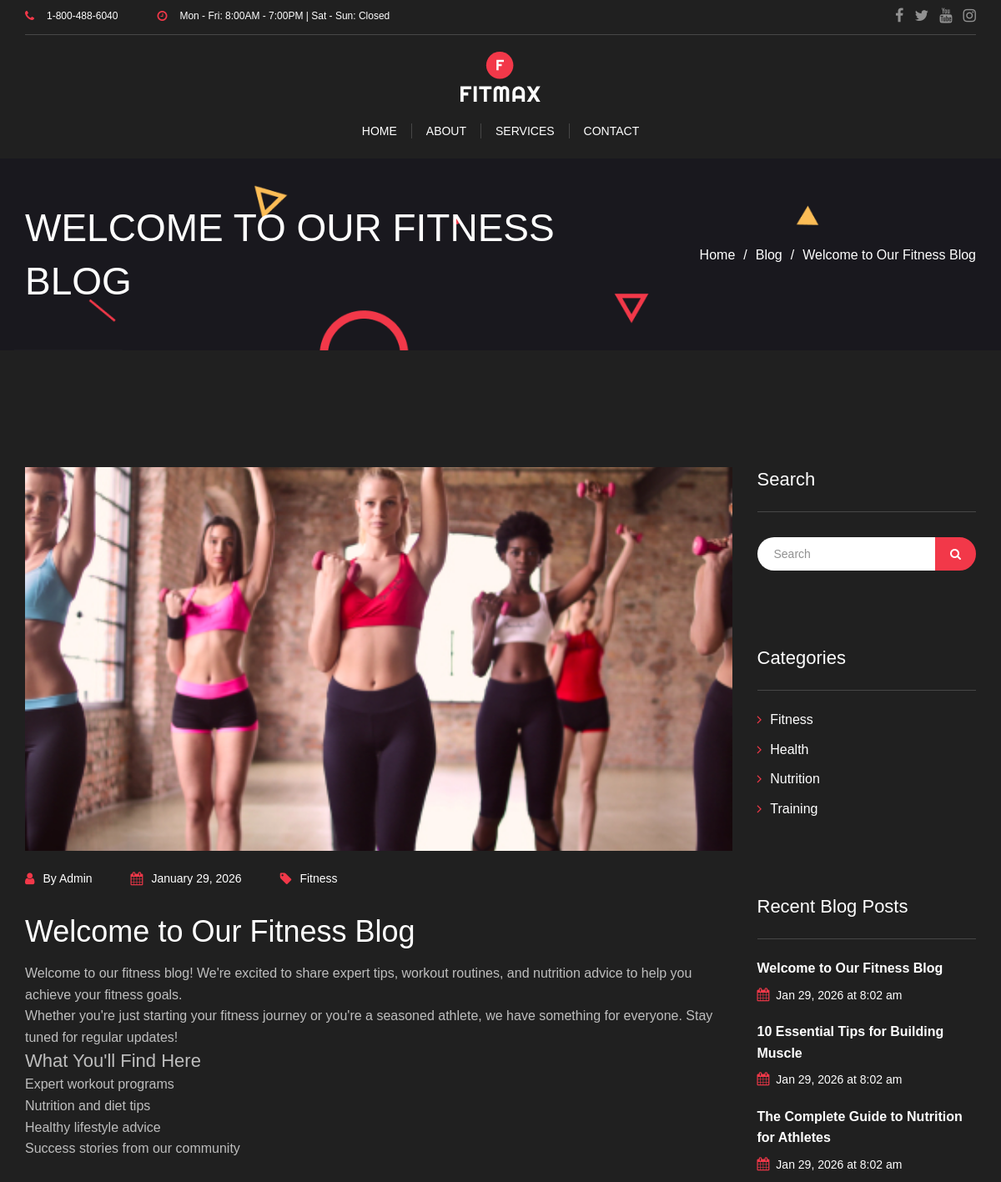
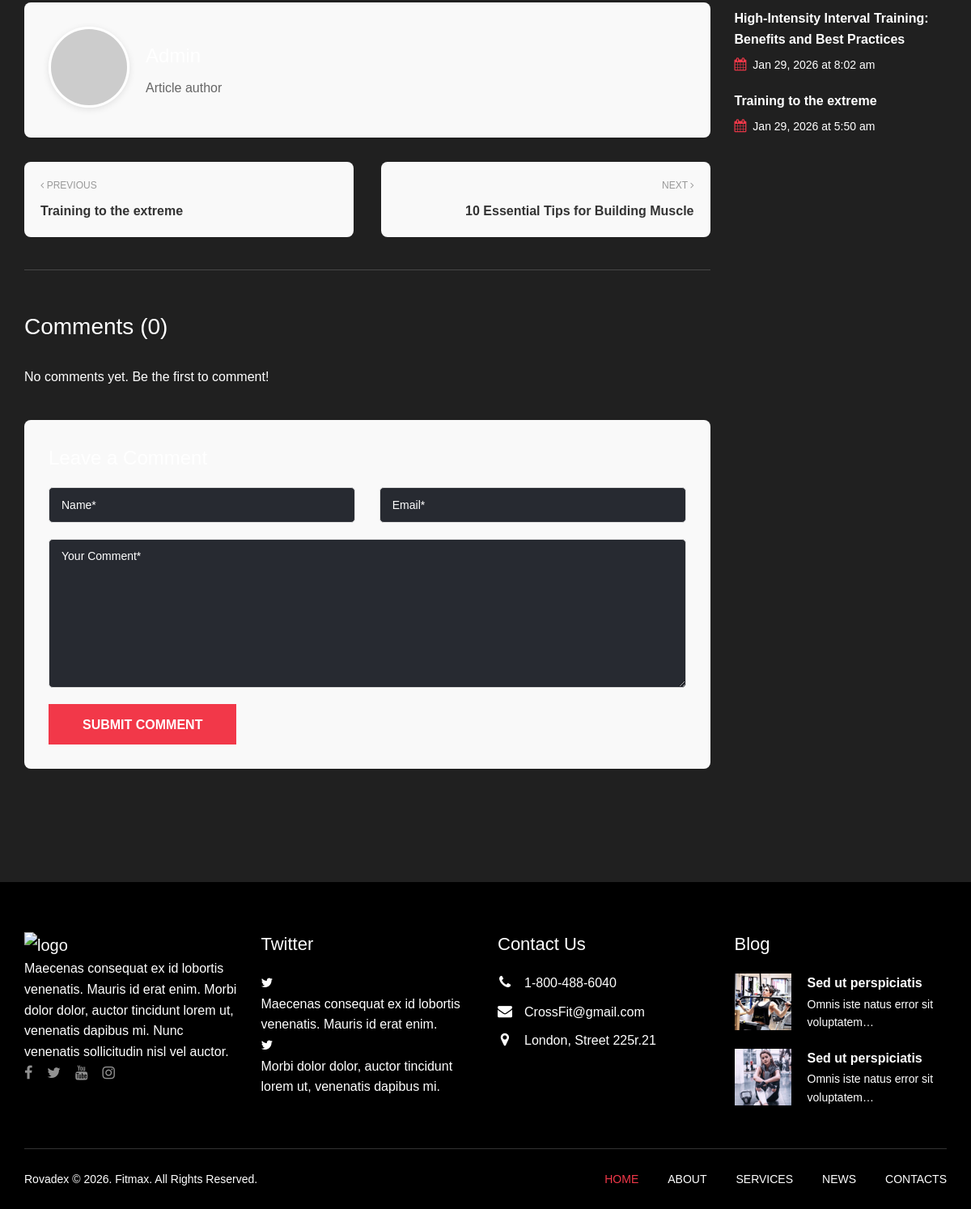
Page /blog/welcome-to-our-fitness-blog on the committed database (2 pictures, top to bottom).
### tables this page shows
CREATE TABLE posts (
            id INTEGER PRIMARY KEY AUTOINCREMENT,
            title TEXT NOT NULL,
            slug TEXT UNIQUE NOT NULL,
            content TEXT,
            excerpt TEXT,
            author TEXT,
            status TEXT DEFAULT 'draft',
            featured_image TEXT,
            created_at DATETIME DEFAULT CURRENT_TIMESTAMP,
            updated_at DATETIME DEFAULT CURRENT_TIMESTAMP,
            published_at DATETIME
        );

CREATE TABLE categories (
            id INTEGER PRIMARY KEY AUTOINCREMENT,
            name TEXT NOT NULL,
            slug TEXT UNIQUE NOT NULL,
            description TEXT
        );

### blog-functions.php (called while the page is built, shortened)
<?php
function get_post_by_slug($slug) {
    $db = get_db();
    $stmt = $db->prepare("SELECT * FROM posts WHERE slug = :slug");
    $stmt->execute([':slug' => $slug]);
    $post = $stmt->fetch();
    if ($post) {
        $post['categories'] = get_post_categories($post['id']);
        $post['tags'] = get_post_tags($post['id']);
    }
    return $post;
}
function get_posts($options = []) {
    $db = get_db();
    $status = $options['status'] ?? null;
    $limit = $options['limit'] ?? 10;
    $offset = $options['offset'] ?? 0;
    $order_by = $options['order_by'] ?? 'published_at';
    $order_dir = $options['order_dir'] ?? 'DESC';
    $query = "SELECT * FROM posts";
    $params = [];
    if ($status) {
        $query .= " WHERE status = :status";
        $params[':status'] = $status;
    }
    $query .= " ORDER BY $order_by $order_dir LIMIT :limit OFFSET :offset";
    $stmt = $db->prepare($query);
    foreach ($params as $key => $value) {
        $stmt->bindValue($key, $value);
    }
    $stmt->bindValue(':limit', (int)$limit, PDO::PARAM_INT);
    $stmt->bindValue(':offset', (int)$offset, PDO::PARAM_INT);
    $stmt->execute();
    $posts = $stmt->fetchAll();
    foreach ($posts as &$post) {
        $post['categories'] = get_post_categories($post['id']);
        $post['tags'] = get_post_tags($post['id']);
    }
    return $posts;
}
function get_all_categories() {
    $db = get_db();
    $stmt = $db->query("SELECT * FROM categories ORDER BY name");
    return $stmt->fetchAll();
}
function get_post_categories($post_id) {
    $db = get_db();
    $stmt = $db->prepare("
        SELECT c.* FROM categories c
        INNER JOIN post_categories pc ON c.id = pc.category_id
        WHERE pc.post_id = :post_id
    ");
    $stmt->execute([':post_id' => $post_id]);
    return $stmt->fetchAll();
}
function get_post_tags($post_id) {
    $db = get_db();
    $stmt = $db->prepare("
        SELECT t.* FROM tags t
        INNER JOIN post_tags pt ON t.id = pt.tag_id
        WHERE pt.post_id = :post_id
    ");
    $stmt->execute([':post_id' => $post_id]);
    return $stmt->fetchAll();
}
function get_comment_count($post_id) {
    $db = get_db();
    $stmt = $db->prepare("
        SELECT COUNT(*) FROM comments
        WHERE post_id = :post_id AND status = 'approved'
    ");
    $stmt->execute([':post_id' => $post_id]);
    return $stmt->fetchColumn();
}
function get_previous_post($current_post_id) {
    $db = get_db();
    $stmt = $db->prepare("
        SELECT * FROM posts
        WHERE status = 'published' AND id < :id
        ORDER BY id DESC
        LIMIT 1
    ");
    $stmt->execute([':id' => $current_post_id]);
    return $stmt->fetch();
}
function get_next_post($current_post_id) {
    $db = get_db();
    $stmt = $db->prepare("
        SELECT * FROM posts
        WHERE status = 'published' AND id > :id
        ORDER BY id ASC
        LIMIT 1
    ");
    $stmt->execute([':id' => $current_post_id]);
    return $stmt->fetch();
}

### blog-single.php (the view, shortened to what this page needs)
<?php
require_once 'functions.php';
$slug = isset($_GET['slug']) ? trim($_GET['slug']) : '';
$post = get_post_by_slug($slug);
$comments = get_post_comments($post['id']);
$comment_count = get_comment_count($post['id']);
$prev_post = get_previous_post($post['id']);
$next_post = get_next_post($post['id']);
$all_categories = get_all_categories();
$recent_posts = get_posts([
    'status' => 'published',
    'limit' => 5,
    'order_by' => 'published_at',
    'order_dir' => 'DESC'
]);
include 'includes/header.php';
?>
<section class="s-header-title" style="background-image: url(/assets/img/bg-1-min.png);">
	<div class="container">
		<h1 class="title"><?php echo htmlspecialchars($post['title']); ?></h1>
		<ul class="breadcrambs">
			<li><a href="/">Home</a></li>
			<li><a href="/blog">Blog</a></li>
			<li><?php echo htmlspecialchars($post['title']); ?></li>
		</ul>
	</div>
</section>
<section class="s-news">
	<div class="container">
		<div class="row">
			<div class="col-12 col-lg-9 blog-cover">
				<div class="post-item-cover">
					<?php if ($post['featured_image']): ?>
						<div class="post-header">
							<div class="post-thumbnail">
								<img src="<?php echo htmlspecialchars($post['featured_image']); ?>" alt="<?php echo htmlspecialchars($post['title']); ?>">
							</div>
						</div>
					<?php endif; ?>
					<div class="post-content">
						<div class="meta">
							<span class="post-by"><i class="fa fa-user" aria-hidden="true"></i><a href="#">By <?php echo htmlspecialchars($post['author']); ?></a></span>
							<span class="post-date"><i class="fa fa-calendar" aria-hidden="true"></i><?php echo date('F j, Y', strtotime($post['published_at'])); ?></span>
							<?php if (!empty($post['categories'])): ?>
								<span class="post-category"><i class="fa fa-tag" aria-hidden="true"></i>
									<?php foreach ($post['categories'] as $category): ?>
										<a href="/blog?category=<?php echo urlencode($category['slug']); ?>"><?php echo htmlspecialchars($category['name']); ?></a>
									<?php endforeach; ?>
								</span>
							<?php endif; ?>
						</div>
						<h2 class="title"><?php echo htmlspecialchars($post['title']); ?></h2>
						<div class="text">
							<?php echo $post['content']; ?>
						</div>
					</div>
				</div>
				<div class="author-box">
					<div class="author-avatar">
						<img src="https://www.gravatar.com/avatar/<?php echo md5(strtolower(trim($post['author']))); ?>?d=mp&s=100" alt="<?php echo htmlspecialchars($post['author']); ?>">
					</div>
					<div class="author-info">
						<h3 class="author-name"><?php echo htmlspecialchars($post['author']); ?></h3>
						<p class="author-bio">Article author</p>
					</div>
				</div>
				<?php if ($prev_post || $next_post): ?>
					<div class="navigation">
						<?php if ($prev_post): ?>
							<div class="navigation-left">
								<a href="/blog/<?php echo htmlspecialchars($prev_post['slug']); ?>">
									<span class="nav-label"><i class="fa fa-angle-left" aria-hidden="true"></i> Previous</span>
									<span class="nav-title"><?php echo htmlspecialchars($prev_post['title']); ?></span>
								</a>
							</div>
						<?php endif; ?>
						<?php if ($next_post): ?>
							<div class="navigation-right">
								<a href="/blog/<?php echo htmlspecialchars($next_post['slug']); ?>">
									<span class="nav-label">Next <i class="fa fa-angle-right" aria-hidden="true"></i></span>
									<span class="nav-title"><?php echo htmlspecialchars($next_post['title']); ?></span>
								</a>
							</div>
						<?php endif; ?>
					</div>
				<?php endif; ?>
				<div class="reviews" id="comments">
					<h2 class="title">Comments (<?php echo $comment_count; ?>)</h2>
					<?php if (!empty($comments)): ?>
						<ul class="reviews-list">
							<?php
							function render_comment($comment) {
								?>
								<li class="review-item<?php echo $comment['parent_id'] > 0 ? ' child' : ''; ?>">
									<div class="review-avatar">
										<img src="https://www.gravatar.com/avatar/<?php echo md5(strtolower(trim($comment['author_email']))); ?>?d=mp&s=80" alt="<?php echo htmlspecialchars($comment['author_name']); ?>">
									</div>
									<div class="review-content">
										<div class="review-header">
											<h4 class="review-author"><?php echo htmlspecialchars($comment['author_name']); ?></h4>
											<span class="review-date"><?php echo date('F j, Y \a\t g:i a', strtotime($comment['created_at'])); ?></span>
										</div>
										<div class="review-text">
											<p><?php echo nl2br(htmlspecialchars($comment['content'])); ?></p>
										</div>
										<button class="btn-reply" onclick="showReplyForm(<?php echo $comment['id']; ?>, '<?php echo htmlspecialchars(addslashes($comment['author_name'])); ?>')">
											<i class="fa fa-reply" aria-hidden="true"></i> Reply
										</button>
									</div>
									<?php if (!empty($comment['replies'])): ?>
										<ul class="reviews-list">
											<?php foreach ($comment['replies'] as $reply): ?>
												<?php render_comment($reply); ?>
											<?php endforeach; ?>
										</ul>
									<?php endif; ?>
								</li>
								<?php
							}
							foreach ($comments as $comment) {
								render_comment($comment);
							}
							?>
						</ul>
					<?php else: ?>
						<p>No comments yet. Be the first to comment!</p>
					<?php endif; ?>
					<div class="leave-comment">
						<h3 class="title">Leave a Comment</h3>
						<form class="comment-form" method="POST" action="">
							<div class="row">
								<div class="col-12 col-lg-6">
									<input class="inp-form" type="text" name="author_name" placeholder="Name*" required value="<?php echo isset($_POST['author_name']) ? htmlspecialchars($_POST['author_name']) : ''; ?>">
								</div>
								<div class="col-12 col-lg-6">
									<input class="inp-form" type="email" name="author_email" placeholder="Email*" required value="<?php echo isset($_POST['author_email']) ? htmlspecialchars($_POST['author_email']) : ''; ?>">
								</div>
								<div class="col-12">
									<textarea class="txt-form" name="content" placeholder="Your Comment*" required><?php echo isset($_POST['content']) ? htmlspecialchars($_POST['content']) : ''; ?></textarea>
								</div>
								<div class="col-12">
									<button class="btn" type="submit" name="submit_comment"><span>Submit Comment</span></button>
								</div>
							</div>
						</form>
					</div>
				</div>
			</div>
			<div class="col-12 col-lg-3 sidebar">
				<ul class="widgets">
					<li class="widget widget-search">
						<h3 class="title">Search</h3>
						<form class="search-form" method="GET" action="/blog">
							<input class="inp-form" type="text" name="s" placeholder="Search">
							<button type="submit" class="btn-form"><i class="fa fa-search" aria-hidden="true"></i></button>
						</form>
					</li>
					<?php if (!empty($all_categories)): ?>
						<li class="widget widget-categories">
							<h3 class="title">Categories</h3>
							<ul>
								<?php foreach ($all_categories as $category): ?>
									<li><a href="/blog?category=<?php echo urlencode($category['slug']); ?>"><?php echo htmlspecialchars($category['name']); ?></a></li>
								<?php endforeach; ?>
							</ul>
						</li>
					<?php endif; ?>
					<?php if (!empty($recent_posts)): ?>
						<li class="widget widget-recent-posts">
							<h3 class="title">Recent Blog Posts</h3>
							<ul>
								<?php foreach ($recent_posts as $recent): ?>
									<li>
										<a href="/blog/<?php echo htmlspecialchars($recent['slug']); ?>"><?php echo htmlspecialchars($recent['title']); ?></a>
										<div class="date"><i class="fa fa-calendar" aria-hidden="true"></i><?php echo date('M j, Y \a\t g:i a', strtotime($recent['published_at'])); ?></div>
									</li>
								<?php endforeach; ?>
							</ul>
						</li>
					<?php endif; ?>
				</ul>
			</div>
		</div>
	</div>
</section>
<?php include 'includes/footer.php'; ?>

### assets/css/blog-custom.css (style rules this page uses)
.author-box { display: flex; align-items: center; padding: 30px; background: #f9f9f9; border-radius: 8px; margin: 30px 0; }
.author-avatar { flex-shrink: 0; margin-right: 20px; }
.author-avatar img { width: 100px; height: 100px; border-radius: 50%; border: 3px solid #fff; box-shadow: 0 2px 8px rgba(0,0,0,0.1); }
.author-info h3 { margin: 0 0 10px 0; font-size: 24px; }
.author-info .author-bio { margin: 0; color: #666; }
.navigation { display: flex; justify-content: space-between; margin: 30px 0; gap: 20px; }
.navigation-left, .navigation-right { flex: 1; max-width: 48%; }
.navigation-left a, .navigation-right a { display: block; padding: 20px; background: #f9f9f9; border-radius: 8px; text-decoration: none; color: #333; transition: all 0.3s; }
.navigation-right { text-align: right; }
.navigation .nav-label { display: block; font-size: 12px; text-transform: uppercase; color: #999; margin-bottom: 8px; }
.navigation .nav-title { display: block; font-weight: 600; font-size: 16px; color: #333; }
.reviews { margin-top: 50px; }
.reviews .title { font-size: 28px; margin-bottom: 30px; }
.leave-comment { margin-top: 40px; padding: 30px; background: #f9f9f9; border-radius: 8px; }
.leave-comment .title { font-size: 24px; margin-bottom: 20px; }
.comment-form .inp-form, .comment-form .txt-form { width: 100%; padding: 12px 15px; border: 1px solid #ddd; border-radius: 5px; font-size: 14px; margin-bottom: 20px; font-family: inherit; }
.comment-form .txt-form { min-height: 120px; resize: vertical; }

### rows in the picture
posts: title "WELCOME TO OUR FITNESS BLOG", title "Welcome to Our Fitness Blog", featured_image (picture), author "Admin", published_at "January 29, 2026", content "Welcome to our fitness blog! We're excited to share expert tips, workout routines, and nutrition advice to help you achieve your fitness goals. Whether you're just starting your fitness journey or you're a seasoned athlete, we have something for everyone. Stay tuned for regular updates! What You'll Find Here Expert workout programs Nutrition and diet tips Healthy lifestyle advice Success stories from our community", published_at "Jan 29, 2026 at 8:02 am"
categories: name "Fitness"
posts: title "Training to the extreme", published_at "Jan 29, 2026 at 5:50 am"
posts: title "10 Essential Tips for Building Muscle", published_at "Jan 29, 2026 at 8:02 am"
categories: name "Health"
categories: name "Nutrition"
categories: name "Training"
posts: title "The Complete Guide to Nutrition for Athletes", published_at "Jan 29, 2026 at 8:02 am"
posts: title "High-Intensity Interval Training: Benefits and Best Practices", published_at "Jan 29, 2026 at 8:02 am"

### other values in the picture
get_content('_global', 'header-phone', '1-800-488-6040') "1-800-488-6040"
$item['label'] "HOME"
$item['label'] "ABOUT"
$item['label'] "SERVICES"
$item['label'] "CONTACT"
$comment_count "0"
get_content('_global', 'footer-phone', '1-800-488-6040') "1-800-488-6040"
get_content('_global', 'footer-email', 'CrossFit@gmail.com') "CrossFit@gmail.com"
get_content('_global', 'footer-address', 'London, Street 225r.21') "London, Street 225r.21"
